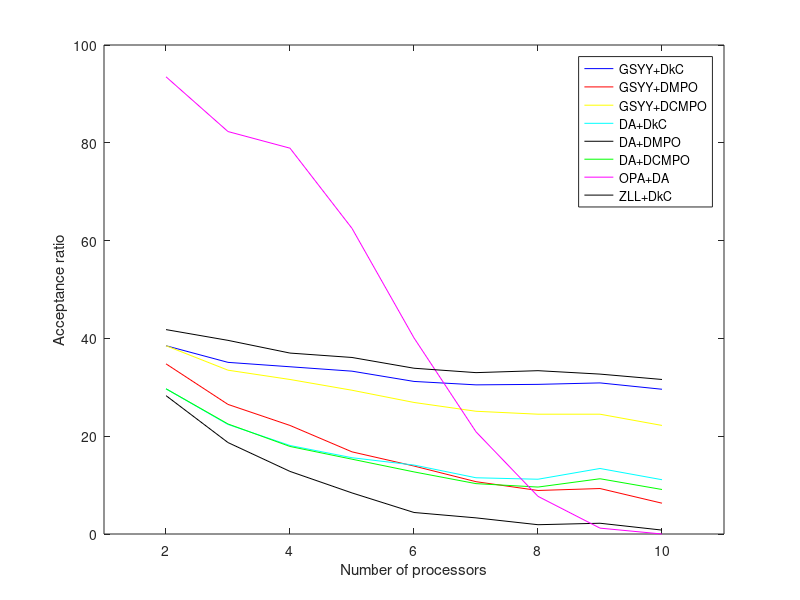
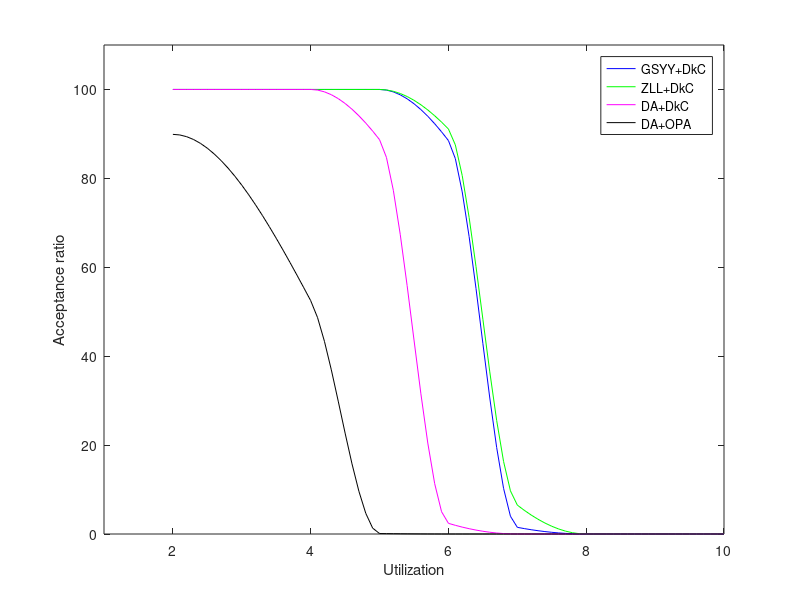

Source code (MATLAB) for these figures, in order:

figure
x = [2,3,4,5,6,7,8,9,10];
% DkC+GSYY
y1 = [38.5,35.1,34.2,33.3,31.2,30.5,30.6,30.9,29.6];
plot(x,y1,'b')
hold on

% DMPO+GSYY
y2 = [34.8,26.5,22.2,16.8,13.9,10.7,8.9,9.3,6.3];
plot(x,y2,'r')
hold on

% DCMPO+GSYY
y3 = [38.5,33.5,31.6,29.4,26.9,25.1,24.5,24.5,22.2];
plot(x,y3,'y')
hold on



% DA+DkC
y4 = [29.7,22.4,18.1,15.6,14.1,11.5,11.2,13.4,11.1];
plot(x,y4,'c')
hold on
% DA+DMPO
y5 = [28.3,18.7,12.8,8.4,4.4,3.3,1.9,2.2,0.8];
plot(x,y5,'k')
hold on

% DA+DCMPO
y6 = [29.7,22.5,17.9,15.3,12.7,10.3,9.6,11.3,9.1];
plot(x,y6,'g')
hold on


% DA+OPA
y7 = [93.5,82.3,78.9,62.5,40.1,20.9,7.7,1.2,0];
plot(x,y7,'m')
hold on

% ZLL
y8 = [41.8,39.6,37.0,36.1,33.9,33,33.4,32.7,31.6];
plot(x,y8,'k')
hold on





legend('GSYY+DkC', 'GSYY+DMPO','GSYY+DCMPO' , 'DA+DkC','DA+DMPO','DA+DCMPO','OPA+DA','ZLL+DkC');

xlabel('Number of processors')
ylabel('Acceptance ratio')


xlim([1 11])
ylim([0 100])

figure
x2 = [2,4,5,6,7,8,9,10];
xx = 2:0.1:10;
% DkC+GSYY
z1 = [100,100,100,88.5,1.5,0,0,0];
zz1 = interp1(x2,z1,xx,'cubic');
plot(xx,zz1,'b')
hold on

% DkC+ZLL
z2 = [100,100,100,91.1,6.5,0,0,0];
zz2 = interp1(x2,z2,xx,'cubic');
plot(xx,zz2,'g')
hold on

% DkC+ZLL
z3 = [100,100,88.7,2.4,0,0,0,0];
zz3 = interp1(x2,z3,xx,'cubic');
plot(xx,zz3,'m')
hold on

% DkC+ZLL
z4 = [89.9,52.5,0.1,0,0,0,0,0];
zz4 = interp1(x2,z4,xx,'cubic');
plot(xx,zz4,'k')
hold on

xlim([1 10])
ylim([0 110])
legend('GSYY+DkC', 'ZLL+DkC','DA+DkC' , 'DA+OPA');
xlabel('Utilization')
ylabel('Acceptance ratio')





